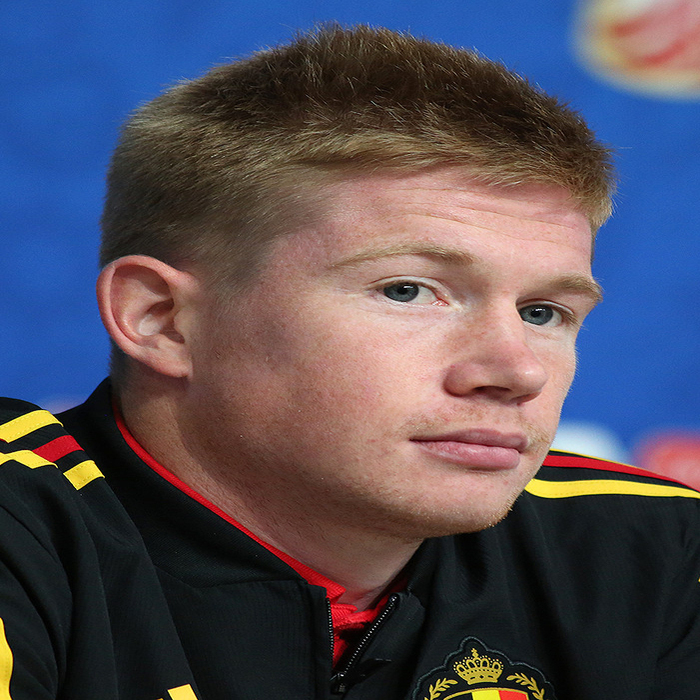
#> input picture cvhw/cv2/img.jpg, 700 x 700 px
$ jupyter execute cvhw2-1.ipynb
#> lines starting #> are read from the running program, lines starting #| are printed output that depends on the picture
[cell 1]
import cv2 as cv
import numpy as np
from matplotlib import pyplot as plt

[cell 2]
def conv(image, kernel):
    height, width = image.shape
    h, w = kernel.shape
    # 经滑动卷积操作后得到的新的图像的尺寸
    new_h = height -h + 1
    new_w = width -w + 1
    new_image = np.zeros((new_h, new_w), dtype=float)
    # 进行卷积操作,实则是对应的窗口覆盖下的矩阵对应元素值相乘,卷积操作
    for i in range(new_w):
        for j in range(new_h):
            new_image[i, j] = np.sum(image[i:i+h, j:j+w] * kernel)
    new_image = new_image.clip(0, 255)
    new_image = np.rint(new_image).astype('uint8')
    return new_image

[cell 3]
image_color = cv.imread("img.jpg")
#> image_color is the input picture: shape (700, 700, 3); mean B, G, R 90.5, 77.5, 82.4
image = cv.cvtColor(image_color,cv.COLOR_BGR2GRAY)
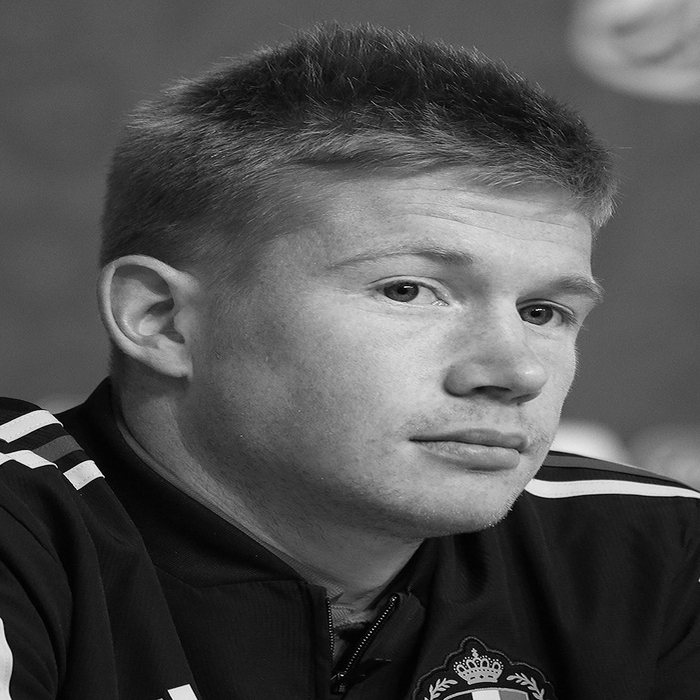
#> image: shape (700, 700); min 0, max 255, mean 80.4

[cell 4]
sobel_x = np.array([[-1.0,0,1],[-2,0,2],[-1,0,1]])

[cell 5]
sobel_y = np.array([[1.0,2,1],[0,0,0],[-1,-2,-1]])

[cell 6]
sobel_xy = np.sqrt((sobel_x**2)+(sobel_y**2))

[cell 7]
print(sobel_xy)

[cell 8]
imagex = conv(image,sobel_x)
#> after the loop in conv, `for i in range(new_w):`:
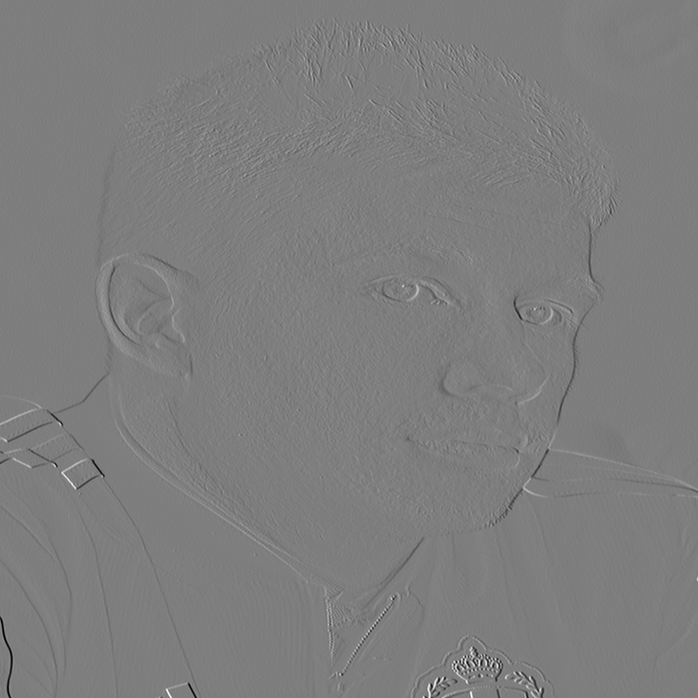
#> new_image: shape (698, 698) float64; min -890, max 909, mean 0; drawn with min black and max white
#> in conv, `new_image = new_image.clip(0, 255)`:
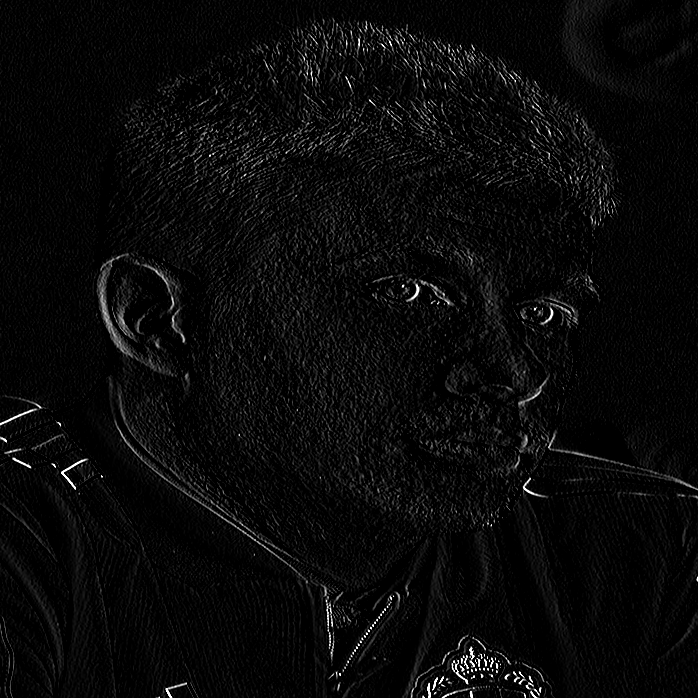
#> new_image: shape (698, 698) float64; min 0, max 255, mean 9.6

[cell 9]
imagey = conv(image,sobel_y)
#> in conv (call 2), `new_image = new_image.clip(0, 255)`:
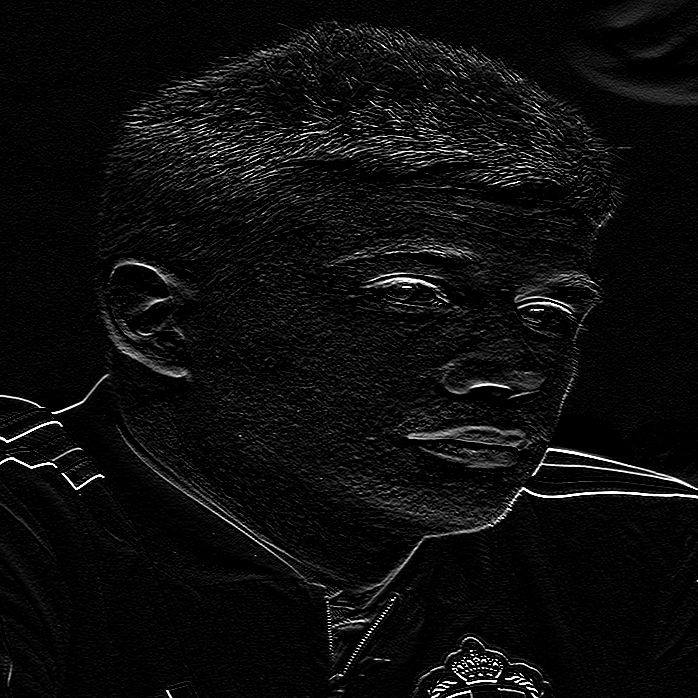
#> new_image: shape (698, 698) float64; min 0, max 255, mean 12.7

[cell 10]
imagexy = conv(image,sobel_xy)
#> after the loop in conv (call 3), `for i in range(new_w):`:
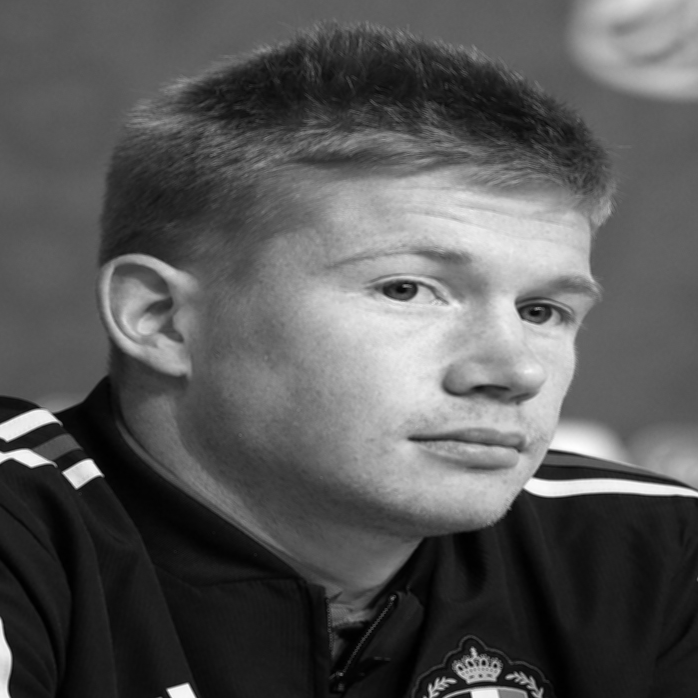
#> new_image: shape (698, 698) float64; min 26.14, max 3145.9, mean 1098.4; drawn with min black and max white
#> in conv (call 3), `new_image = new_image.clip(0, 255)`:
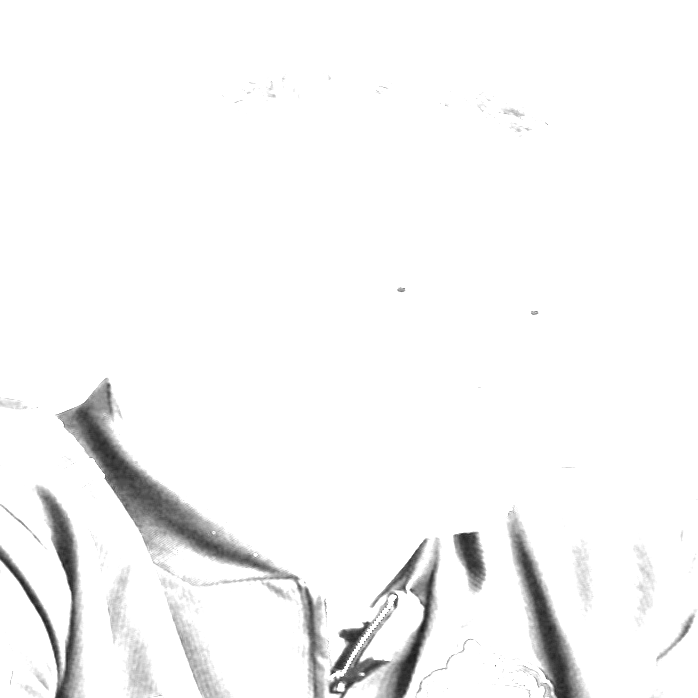
#> new_image: shape (698, 698) float64; min 26.14, max 255, mean 246.7

[cell 11]
plt.figure()
plt.subplot(2,2,1)
plt.imshow(image,plt.cm.gray)
plt.subplot(2,2,2)
plt.imshow(imagex,plt.cm.gray)
plt.subplot(2,2,3)
plt.imshow(imagey,plt.cm.gray)
plt.subplot(2,2,4)
plt.imshow(imagexy,plt.cm.gray)
